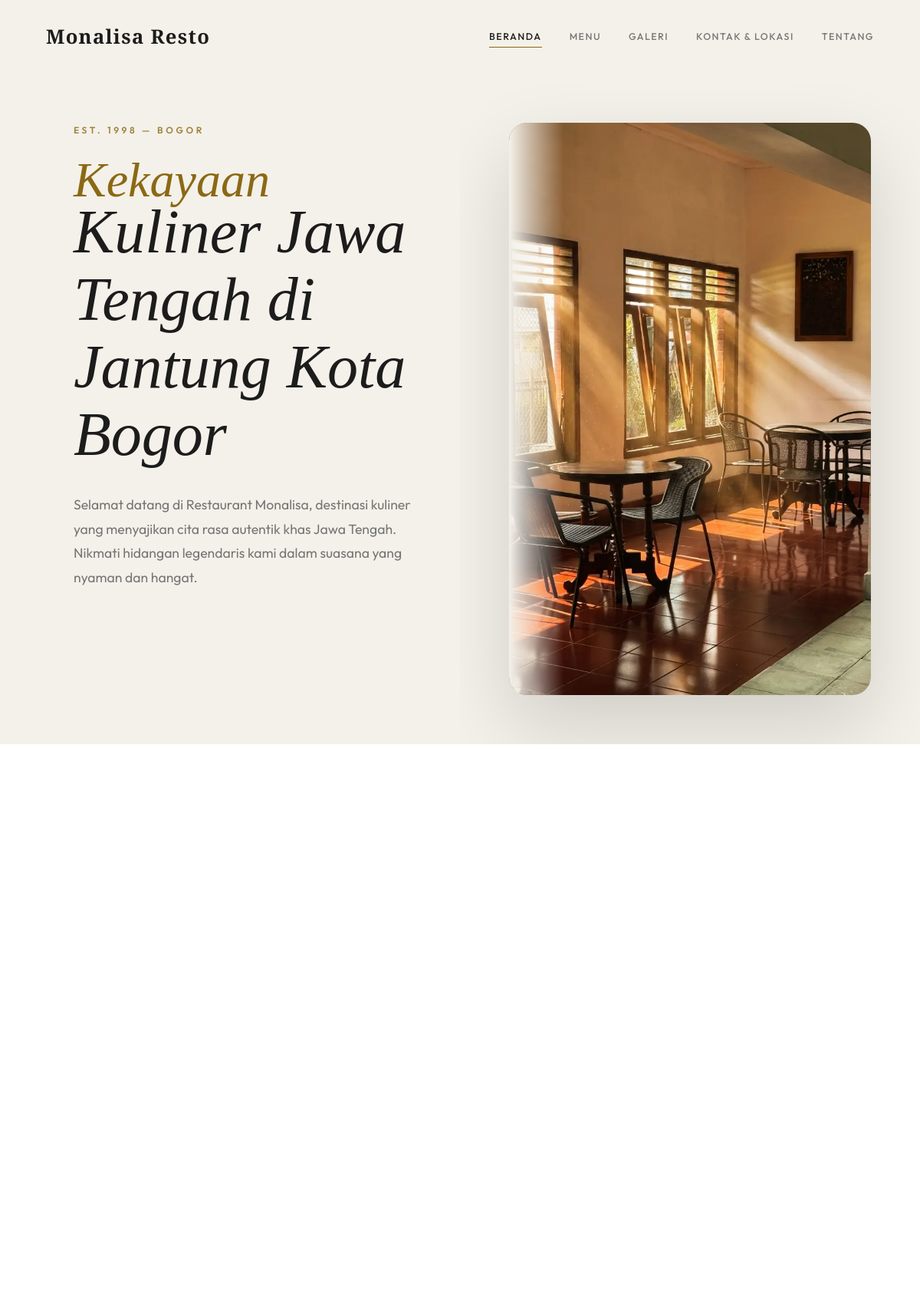
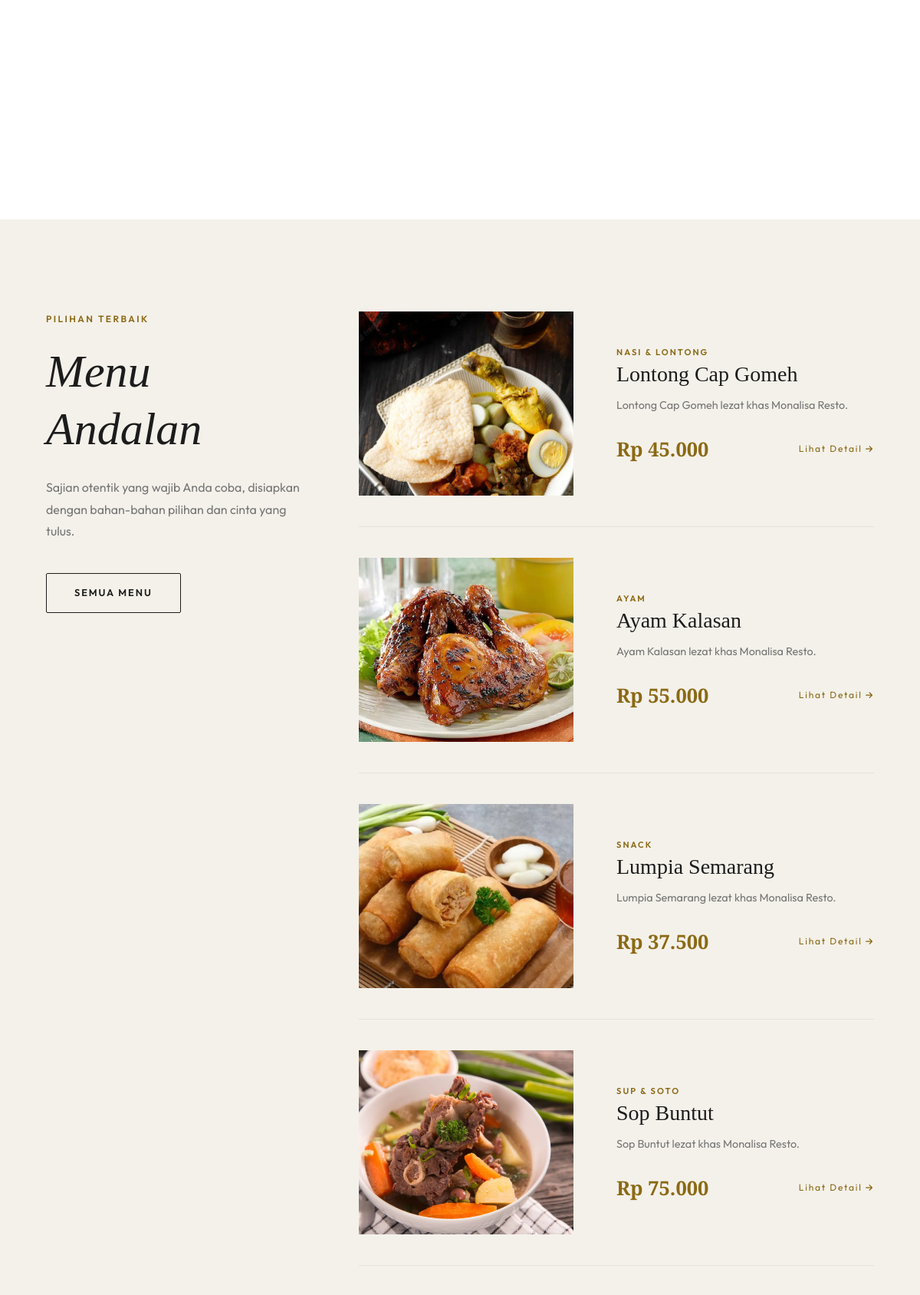
The page / (upper part) on the database its author committed (2 pictures, top to bottom).
### tables this page shows
CREATE TABLE `menu` (
  `id` int(11) NOT NULL AUTO_INCREMENT,
  `nama_menu` varchar(100) NOT NULL,
  `asal_daerah` varchar(100) NOT NULL,
  `deskripsi_singkat` text NOT NULL,
  `deskripsi_lengkap` longtext NOT NULL,
  `bahan_utama` text NOT NULL,
  `info_alergen` text DEFAULT NULL,
  `kategori` varchar(50) NOT NULL,
  `harga` decimal(10,2) NOT NULL,
  `foto_url` varchar(255) NOT NULL,
  `status` enum('aktif','nonaktif') DEFAULT 'aktif',
  `created_at` timestamp NOT NULL DEFAULT current_timestamp(),
  `updated_at` timestamp NOT NULL DEFAULT current_timestamp() ON UPDATE current_timestamp(),
  PRIMARY KEY (`id`)
);

### includes/functions.php (called while the page is built, shortened)
<?php
function h($string) {
    return htmlspecialchars($string ?? '', ENT_QUOTES, 'UTF-8');
}
function format_rupiah($angka) {
    return "Rp " . number_format($angka, 0, ',', '.');
}
?>

### index.php (the view, shortened to what this page needs)
<?php
require_once 'includes/header.php';
$stmt_beranda = $pdo->prepare("SELECT bagian, isi FROM konten_halaman WHERE halaman = 'beranda'");
$stmt_beranda->execute();
$konten = $stmt_beranda->fetchAll(PDO::FETCH_KEY_PAIR);
$stmt_menu = $pdo->prepare("SELECT id, nama_menu, asal_daerah, deskripsi_singkat, harga, foto_url, kategori FROM menu WHERE status = 'aktif' ORDER BY RAND() LIMIT 5");
$stmt_menu->execute();
$menus = $stmt_menu->fetchAll();
?>
<main>
<section class="hero" aria-label="Hero Section">
    <div class="hero-text-side">
        <div class="reveal reveal-up">
            <span class="eyebrow" style="letter-spacing: 0.3em; opacity: 0.8;">EST. 1998 — BOGOR</span>
        </div>
        <h1 class="hero-heading reveal reveal-up delay-1">
            <?php
            $tagline = $konten['tagline'] ?? 'Kekayaan Kuliner Jawa Tengah';
            $tagline_words = explode(' ', $tagline);
            $first_word = array_shift($tagline_words);
            $rest_tagline = implode(' ', $tagline_words);
            ?>
            <span style="display: block; font-style: italic; color: var(--primary); font-family: 'Cormorant Garamond', serif; font-size: 0.8em; margin-bottom: -0.2em;"><?= h($first_word) ?></span>
            <?= h($rest_tagline) ?>
        </h1>
        <p class="hero-sub reveal reveal-up delay-2">
            <?= h($konten['pengantar'] ?? 'Menghidupkan kembali cita rasa otentik yang telah disempurnakan selama lebih dari dua dekade.') ?>
        </p>
    </div>
    <div class="hero-image-side">
        <div class="hero-image-wrapper reveal reveal-scale delay-2">
            <img src="assets/images/IMG_4339.webp"
                 alt="Monalisa Resto"
                 onerror="this.src='https://images.unsplash.com/photo-1555396273-367ea4eb4db5?auto=format&fit=crop&w=1200&q=80'">
            <div class="hero-image-overlay"></div>
        </div>
    </div>
</section>
<section class="section" style="background: var(--surface);">
    <div class="container">
        <div class="art-content-section">
        </div>
    </div>
</section>
<section class="section" style="background: var(--bg-warm);" aria-label="Signature Dishes">
    <div class="container">
        <div class="signature-grid">
            <div style="position: sticky; top: 8rem;" class="reveal reveal-up revealed sticky-sidebar">
                <span class="eyebrow">Pilihan Terbaik</span>
                <h2 class="section-title">Menu<br>Andalan</h2>
                <p style="color: var(--text-muted); line-height: 1.8; margin-bottom: 2.5rem;">Sajian otentik yang wajib Anda coba, disiapkan dengan bahan-bahan pilihan dan cinta yang tulus.</p>
                <a href="katalog.php" class="btn btn-outline">Semua Menu</a>
            </div>
            <div style="display: flex; flex-direction: column; gap: 2.5rem;">
                <?php foreach($menus as $index => $menu): ?>
                <div class="signature-item reveal reveal-up delay-<?= $index + 1 ?> revealed parallax-element" data-speed="0.2" style="<?= $index === count($menus) - 1 ? 'border-bottom: none; padding-bottom: 0;' : '' ?>">
                    <div class="menu-card-img" style="height: clamp(160px, 20vw, 240px);">
                        <img src="<?= h($menu['foto_url']) ?>"
                             alt="<?= h($menu['nama_menu']) ?>"
                             onerror="this.src='https://via.placeholder.com/280x200?text=Foto+Menu'">
                    </div>
                    <div>
                        <span class="menu-card-category"><?= h($menu['kategori'] ?? $menu['asal_daerah']) ?></span>
                        <h3 style="font-size: 1.75rem; margin-bottom: 0.75rem;"><?= h($menu['nama_menu']) ?></h3>
                        <p style="font-size: 0.9rem; color: var(--text-muted); line-height: 1.7; margin-bottom: 1.5rem;"><?= h($menu['deskripsi_singkat']) ?></p>
                        <div style="display: flex; justify-content: space-between; align-items: center;">
                            <span style="font-family: 'Cormorant Garamond', serif; font-size: 1.6rem; color: var(--primary); font-weight: 600;"><?= format_rupiah($menu['harga']) ?></span>
                            <a href="detail.php?id=<?= $menu['id'] ?>" class="btn-ghost">
                                Lihat Detail <i class="fas fa-arrow-right" style="font-size: 0.65rem;"></i>
                            </a>
                        </div>
                    </div>
                </div>
                <?php endforeach; ?>
            </div>
        </div>
    </div>
</section>
</main>
<?php require_once 'includes/footer.php'; ?>

### rows shown on the page
menu: foto_url (picture), kategori "NASI & LONTONG", nama_menu "Lontong Cap Gomeh", deskripsi_singkat "Lontong Cap Gomeh lezat khas Monalisa Resto.", harga "Rp 45.000"
menu: foto_url (picture), kategori "AYAM", nama_menu "Ayam Kalasan", deskripsi_singkat "Ayam Kalasan lezat khas Monalisa Resto.", harga "Rp 55.000"
menu: foto_url (picture), kategori "SNACK", nama_menu "Lumpia Semarang", deskripsi_singkat "Lumpia Semarang lezat khas Monalisa Resto.", harga "Rp 37.500"
menu: foto_url (picture), kategori "SUP & SOTO", nama_menu "Sop Buntut", deskripsi_singkat "Sop Buntut lezat khas Monalisa Resto.", harga "Rp 75.000"

### other values the page prints
$first_word "Kekayaan"
$rest_tagline "Kuliner Jawa Tengah di Jantung Kota Bogor"
$konten['pengantar'] "Selamat datang di Restaurant Monalisa, destinasi kuliner yang menyajikan cita rasa autentik khas Jawa Tengah. Nikmati hidangan legendaris kami dalam suasana yang nyaman dan hangat."
